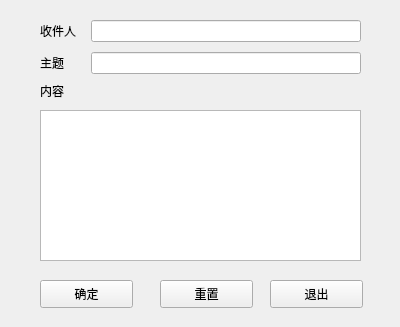
<?xml version="1.0" encoding="UTF-8"?>
<ui version="4.0">
 <class>S3_Share</class>
 <widget class="QWidget" name="S3_Share">
  <property name="geometry">
   <rect>
    <x>0</x>
    <y>0</y>
    <width>400</width>
    <height>327</height>
   </rect>
  </property>
  <property name="windowTitle">
   <string>S3用户分享</string>
  </property>
  <widget class="QPushButton" name="button_submit">
   <property name="geometry">
    <rect>
     <x>40</x>
     <y>280</y>
     <width>93</width>
     <height>28</height>
    </rect>
   </property>
   <property name="text">
    <string>确定</string>
   </property>
  </widget>
  <widget class="QPushButton" name="button_exit">
   <property name="geometry">
    <rect>
     <x>270</x>
     <y>280</y>
     <width>93</width>
     <height>28</height>
    </rect>
   </property>
   <property name="text">
    <string>退出</string>
   </property>
  </widget>
  <widget class="QPushButton" name="button_reset">
   <property name="geometry">
    <rect>
     <x>160</x>
     <y>280</y>
     <width>93</width>
     <height>28</height>
    </rect>
   </property>
   <property name="text">
    <string>重置</string>
   </property>
  </widget>
  <widget class="QWidget" name="formLayoutWidget">
   <property name="geometry">
    <rect>
     <x>40</x>
     <y>20</y>
     <width>321</width>
     <height>54</height>
    </rect>
   </property>
   <layout class="QFormLayout" name="formLayout">
    <property name="horizontalSpacing">
     <number>15</number>
    </property>
    <property name="verticalSpacing">
     <number>10</number>
    </property>
    <item row="0" column="0">
     <widget class="QLabel" name="lsrec">
      <property name="text">
       <string>收件人</string>
      </property>
     </widget>
    </item>
    <item row="0" column="1">
     <widget class="QLineEdit" name="tsrec"/>
    </item>
    <item row="1" column="0">
     <widget class="QLabel" name="lstopic">
      <property name="text">
       <string>主题</string>
      </property>
     </widget>
    </item>
    <item row="1" column="1">
     <widget class="QLineEdit" name="tstopic"/>
    </item>
   </layout>
  </widget>
  <widget class="QWidget" name="verticalLayoutWidget">
   <property name="geometry">
    <rect>
     <x>40</x>
     <y>80</y>
     <width>321</width>
     <height>21</height>
    </rect>
   </property>
   <layout class="QVBoxLayout" name="verticalLayout">
    <item>
     <widget class="QLabel" name="lscontext">
      <property name="text">
       <string>内容</string>
      </property>
     </widget>
    </item>
   </layout>
  </widget>
  <widget class="QWidget" name="verticalLayoutWidget_2">
   <property name="geometry">
    <rect>
     <x>40</x>
     <y>110</y>
     <width>321</width>
     <height>151</height>
    </rect>
   </property>
   <layout class="QVBoxLayout" name="verticalLayout_2">
    <item>
     <widget class="QTextEdit" name="textareas"/>
    </item>
   </layout>
  </widget>
 </widget>
 <resources/>
 <connections/>
</ui>
